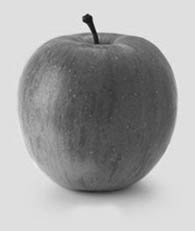
#> input picture workshop8/Dataset/apple.jpg, 195 x 231 px
$ python -i pre_process.py   (imports and definitions only)
#> lines starting #> are read from the running program, lines starting #| are printed output that depends on the picture; after the words box and inside, x2 and y2 are one past the last pixel; in counts of white or black regions, pixels touching at a corner belong together
#> further down, picture is the input picture: shape (231, 195, 3); min 10, max 243, mean 164.4
import math
import cv2
import numpy as np

def apply_mask(matrix, mask, fill_value):
    #Apply fill value for element correspoding False in mask
    masked = np.ma.array(matrix, mask=mask, fill_value=fill_value)
    return masked.filled()

def apply_threshold(matrix, low_value, high_value):
    #Fill low value for elements in matrix smaller than low value
    low_mask = matrix < low_value
    matrix = apply_mask(matrix, low_mask, low_value)

    #Fill high value for elements in matrix smaller than high value
    high_mask = matrix > high_value
    matrix = apply_mask(matrix, high_mask, high_value)

    return matrix

def simplest_color_balance(img, percent):
    #Apply condition for code to continue
#> called with percent = 10
    assert img.shape[2] == 3
    assert percent > 0 and percent < 100

    half_percent = percent / 200

    #Split image into three channels RGB
    channels = cv2.split(img)

    #Init results channels
    out_channels =  []

    for channel in channels:
        assert len(channel.shape) == 2
        # find the low and high precentile values (based on the input percentile)
        height, width = channel.shape
        vec_size = height * width
        flat = channel.reshape(vec_size)

        assert len(flat.shape) == 1

        flat = np.sort(flat)

        n_cols = flat.shape[0]

        low_value = flat[math.floor(n_cols * half_percent)]
        high_value = flat[math.ceil(n_cols * (1 - half_percent))]

        # saturate below the low percentile and above the high percentile
        thresholded = apply_threshold(channel, low_value, high_value)
        # scale the channel
        normalized = cv2.normalize(thresholded, thresholded.copy(), 0, 255, cv2.NORM_MINMAX)
        out_channels.append(normalized)
#> this loop made 3 passes
#> pass 1, in apply_threshold, `low_mask = matrix < low_value`:
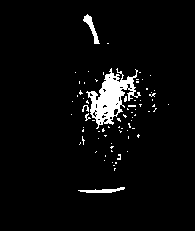
#> low_mask: shape (231, 195) bool; 4.4% white; 75 white regions (70 under 20 px), largest, box (x1, y1, x2, y2) and area: (86, 68, 141, 129) 1350, (83, 14, 100, 44) 156, (78, 187, 125, 193) 140, (82, 105, 89, 112) 25, (85, 113, 91, 121) 21
#> pass 1, in apply_threshold, `high_mask = matrix > high_value`:
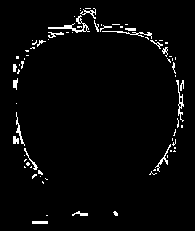
#> high_mask: shape (231, 195) bool; 2.9% white in thin lines or dots, all inside (x1, y1, x2, y2) = (13, 8, 184, 224)
#> after the loop, out_channels = 3 items

    result = cv2.merge(out_channels)
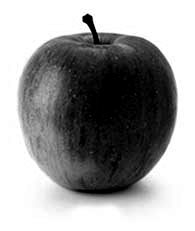
#> result: shape (231, 195, 3); min 0, max 255, mean 155.9

    # # Display the original image
    # cv2.imshow('Origin', img)
    #
    # # Display the result image
    # cv2.imshow('Result', result)
    # cv2.waitKey(0)
    # cv2.destroyAllWindows()

    return result

# Define a function for face preprocessing
def preprocess_img(img):

    #Color balance
    img = simplest_color_balance(img, 10)

    # Convert the image to grayscale
    gray = cv2.cvtColor(img, cv2.COLOR_BGR2GRAY)

    # Perform histogram equalization to improve contrast
    eq_gray = cv2.equalizeHist(gray)
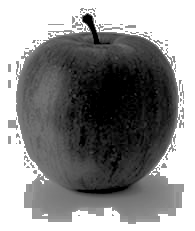
#> eq_gray: shape (231, 195); min 0, max 255, mean 141.3

    # Apply a Gaussian blur to smooth the image and reduce noise
    blur = cv2.GaussianBlur(eq_gray, (5, 5), 0)
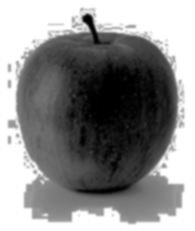
#> blur: shape (231, 195); min 0, max 255, mean 141.3

    return blur

>>> import cv2
>>> picture = cv2.imread('Dataset/apple.jpg')
>>> result = preprocess_img(picture)
